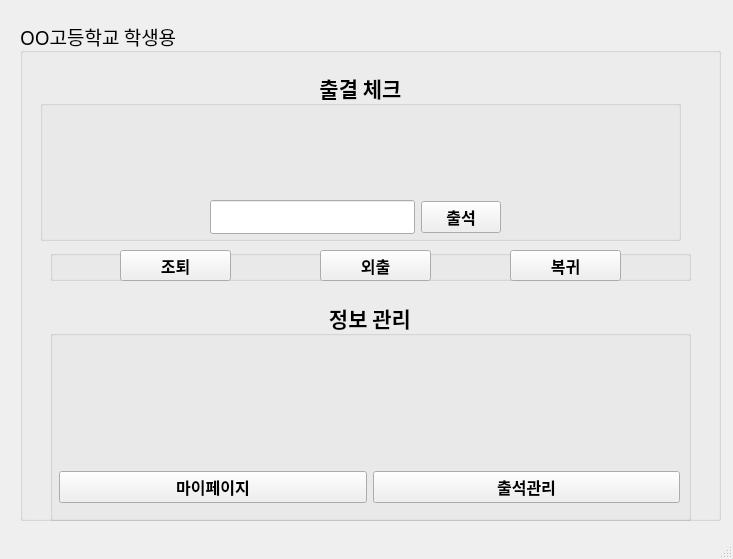
<?xml version="1.0" encoding="UTF-8"?>
<ui version="4.0">
 <class>MainWindow</class>
 <widget class="QMainWindow" name="MainWindow">
  <property name="geometry">
   <rect>
    <x>0</x>
    <y>0</y>
    <width>733</width>
    <height>559</height>
   </rect>
  </property>
  <property name="font">
   <font>
    <family>D2Coding</family>
    <pointsize>14</pointsize>
    <weight>75</weight>
    <bold>true</bold>
   </font>
  </property>
  <property name="windowTitle">
   <string>OO고등학교 출결관리앱</string>
  </property>
  <property name="animated">
   <bool>false</bool>
  </property>
  <widget class="QWidget" name="centralwidget">
   <widget class="QWidget" name="verticalLayoutWidget">
    <property name="geometry">
     <rect>
      <x>20</x>
      <y>20</y>
      <width>701</width>
      <height>501</height>
     </rect>
    </property>
    <layout class="QVBoxLayout" name="verticalLayout">
     <item>
      <layout class="QHBoxLayout" name="horizontalLayout">
       <item>
        <widget class="QGroupBox" name="groupBox">
         <property name="font">
          <font>
           <weight>50</weight>
           <bold>false</bold>
          </font>
         </property>
         <property name="contextMenuPolicy">
          <enum>Qt::CustomContextMenu</enum>
         </property>
         <property name="layoutDirection">
          <enum>Qt::LeftToRight</enum>
         </property>
         <property name="autoFillBackground">
          <bool>false</bool>
         </property>
         <property name="title">
          <string>OO고등학교 학생용</string>
         </property>
         <property name="alignment">
          <set>Qt::AlignLeading|Qt::AlignLeft|Qt::AlignVCenter</set>
         </property>
         <property name="flat">
          <bool>false</bool>
         </property>
         <property name="checkable">
          <bool>false</bool>
         </property>
         <widget class="QGroupBox" name="groupBox_2">
          <property name="geometry">
           <rect>
            <x>20</x>
            <y>50</y>
            <width>641</width>
            <height>171</height>
           </rect>
          </property>
          <property name="font">
           <font>
            <pointsize>16</pointsize>
            <weight>75</weight>
            <bold>true</bold>
           </font>
          </property>
          <property name="title">
           <string>출결 체크</string>
          </property>
          <property name="alignment">
           <set>Qt::AlignCenter</set>
          </property>
          <property name="flat">
           <bool>false</bool>
          </property>
          <property name="checkable">
           <bool>false</bool>
          </property>
          <widget class="QWidget" name="horizontalLayoutWidget_3">
           <property name="geometry">
            <rect>
             <x>170</x>
             <y>30</y>
             <width>291</width>
             <height>91</height>
            </rect>
           </property>
           <layout class="QHBoxLayout" name="horizontalLayout_3"/>
          </widget>
          <widget class="QLabel" name="LabelAtdcheck">
           <property name="geometry">
            <rect>
             <x>170</x>
             <y>30</y>
             <width>289</width>
             <height>89</height>
            </rect>
           </property>
           <property name="text">
            <string/>
           </property>
           <property name="pixmap">
            <pixmap>../image/다운로드 (6).png</pixmap>
           </property>
           <property name="alignment">
            <set>Qt::AlignCenter</set>
           </property>
          </widget>
          <widget class="QWidget" name="horizontalLayoutWidget_2">
           <property name="geometry">
            <rect>
             <x>170</x>
             <y>130</y>
             <width>291</width>
             <height>34</height>
            </rect>
           </property>
           <layout class="QHBoxLayout" name="horizontalLayout_2">
            <item>
             <widget class="QLineEdit" name="input_number"/>
            </item>
            <item>
             <widget class="QPushButton" name="btn_submit">
              <property name="font">
               <font>
                <pointsize>12</pointsize>
               </font>
              </property>
              <property name="text">
               <string>출석</string>
              </property>
             </widget>
            </item>
           </layout>
          </widget>
         </widget>
         <widget class="QGroupBox" name="groupBox_3">
          <property name="geometry">
           <rect>
            <x>30</x>
            <y>230</y>
            <width>641</width>
            <height>31</height>
           </rect>
          </property>
          <property name="title">
           <string/>
          </property>
          <widget class="QPushButton" name="btn_eal">
           <property name="geometry">
            <rect>
             <x>70</x>
             <y>0</y>
             <width>111</width>
             <height>31</height>
            </rect>
           </property>
           <property name="font">
            <font>
             <pointsize>12</pointsize>
             <weight>75</weight>
             <bold>true</bold>
            </font>
           </property>
           <property name="text">
            <string>조퇴</string>
           </property>
          </widget>
          <widget class="QPushButton" name="btn_out">
           <property name="geometry">
            <rect>
             <x>270</x>
             <y>0</y>
             <width>111</width>
             <height>31</height>
            </rect>
           </property>
           <property name="font">
            <font>
             <pointsize>12</pointsize>
             <weight>75</weight>
             <bold>true</bold>
            </font>
           </property>
           <property name="text">
            <string>외출</string>
           </property>
          </widget>
          <widget class="QPushButton" name="btn_cob">
           <property name="geometry">
            <rect>
             <x>460</x>
             <y>0</y>
             <width>111</width>
             <height>31</height>
            </rect>
           </property>
           <property name="font">
            <font>
             <pointsize>12</pointsize>
             <weight>75</weight>
             <bold>true</bold>
            </font>
           </property>
           <property name="text">
            <string>복귀</string>
           </property>
          </widget>
         </widget>
         <widget class="QGroupBox" name="groupBox_4">
          <property name="geometry">
           <rect>
            <x>30</x>
            <y>280</y>
            <width>641</width>
            <height>221</height>
           </rect>
          </property>
          <property name="font">
           <font>
            <pointsize>16</pointsize>
            <weight>75</weight>
            <bold>true</bold>
           </font>
          </property>
          <property name="title">
           <string>정보 관리</string>
          </property>
          <property name="alignment">
           <set>Qt::AlignCenter</set>
          </property>
          <widget class="QWidget" name="horizontalLayoutWidget">
           <property name="geometry">
            <rect>
             <x>9</x>
             <y>39</y>
             <width>621</width>
             <height>131</height>
            </rect>
           </property>
           <layout class="QHBoxLayout" name="horizontalLayout_4">
            <item>
             <widget class="QLabel" name="LabelMypage">
              <property name="text">
               <string/>
              </property>
              <property name="pixmap">
               <pixmap>../image/4543148.png</pixmap>
              </property>
              <property name="alignment">
               <set>Qt::AlignCenter</set>
              </property>
             </widget>
            </item>
            <item>
             <widget class="QLabel" name="LabelAtdMgmt">
              <property name="text">
               <string/>
              </property>
              <property name="pixmap">
               <pixmap>../../../Users/Admin/Downloads/attendance (2).png</pixmap>
              </property>
              <property name="alignment">
               <set>Qt::AlignCenter</set>
              </property>
             </widget>
            </item>
           </layout>
          </widget>
          <widget class="QWidget" name="horizontalLayoutWidget_4">
           <property name="geometry">
            <rect>
             <x>9</x>
             <y>170</y>
             <width>621</width>
             <height>34</height>
            </rect>
           </property>
           <layout class="QHBoxLayout" name="horizontalLayout_5">
            <item>
             <widget class="QPushButton" name="btn_my">
              <property name="font">
               <font>
                <pointsize>12</pointsize>
               </font>
              </property>
              <property name="text">
               <string>마이페이지</string>
              </property>
             </widget>
            </item>
            <item>
             <widget class="QPushButton" name="btn_atd">
              <property name="font">
               <font>
                <pointsize>12</pointsize>
               </font>
              </property>
              <property name="text">
               <string>출석관리</string>
              </property>
             </widget>
            </item>
           </layout>
          </widget>
         </widget>
        </widget>
       </item>
      </layout>
     </item>
    </layout>
   </widget>
  </widget>
  <widget class="QStatusBar" name="statusbar"/>
 </widget>
 <resources/>
 <connections/>
</ui>
